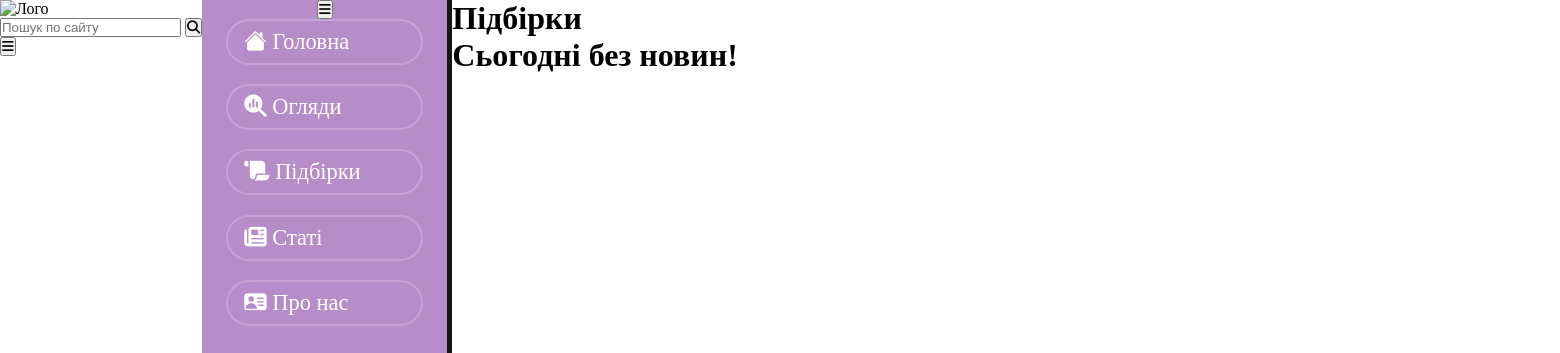
Page /selection on the earlier database version.
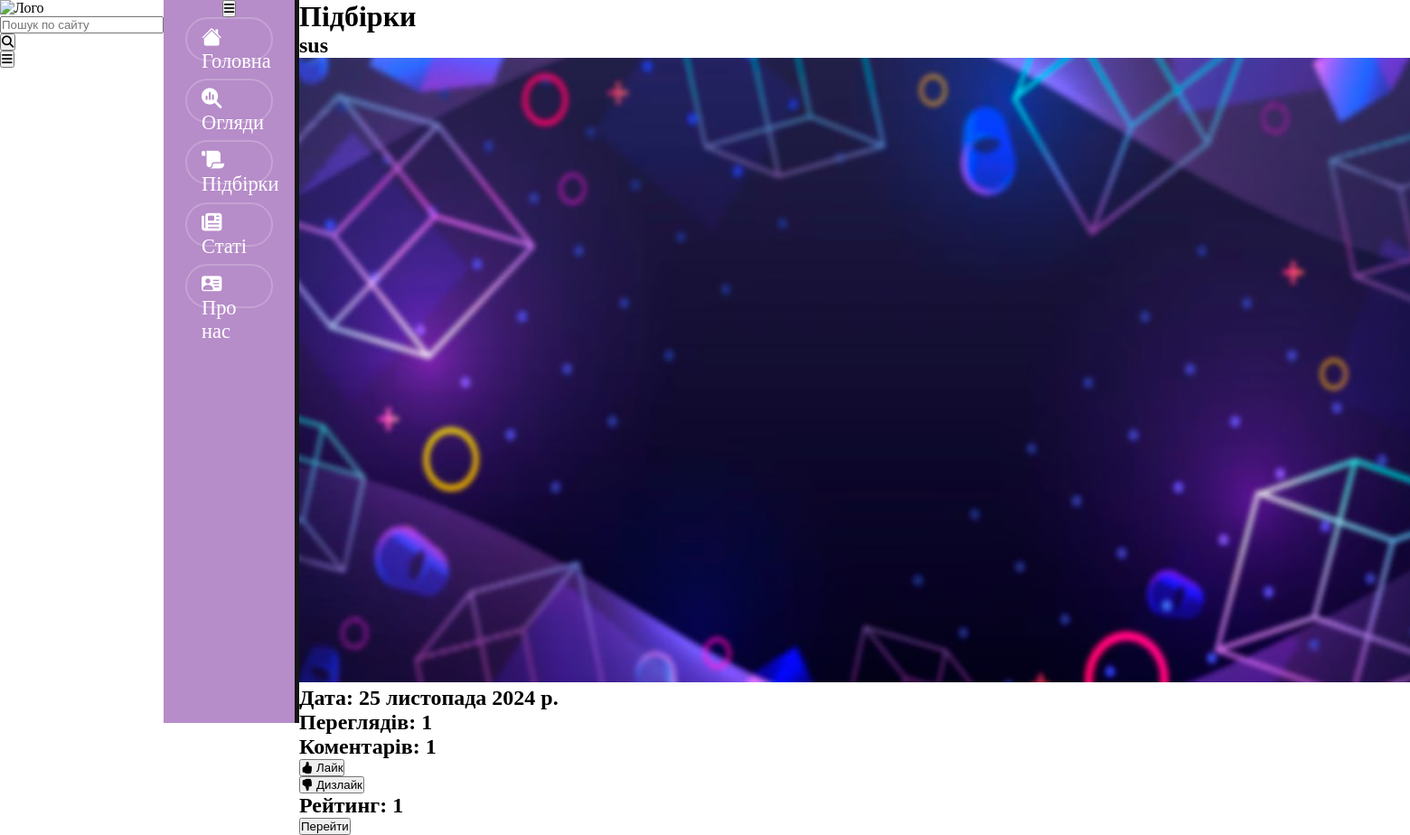
Same page on the later database version.
### news/models.py (models this page shows, shortened)
class Articles(models.Model):
    title = models.CharField("Назва", max_length= 50)
    previewimage = models.ImageField("Превью", upload_to="uploads/",height_field=None, width_field=None, max_length=50,default= "news/static/img/placeholder.png")
    articletext = CKEditor5Field('Текст Статті')
    date = models.DateField('Дата публікації', auto_now_add = True)
    class ChooseType(models.TextChoices): # вибір типу новини
        NEWS = 'огляд', 'огляд' # я хз нафіга два рази якщо чесно але так треба
        SELECTIONS = 'підбірка', 'підбірка'
        ARTICLE = 'стаття', 'стаття'
    articletype = models.CharField('Тип новини',choices = ChooseType.choices,default = ChooseType.ARTICLE, max_length= 20)
    class Meta:
        verbose_name = 'Новина'
        verbose_name_plural = 'Новини'
    def getviews(self):
        return self.interactions.count()
    def getlikes(self):
        return self.interactions.filter(is_like=True).count()
    def getdislikes(self):
        return self.interactions.filter(is_like=False).count()
    def getrating(self):
        return self.getlikes() - self.getdislikes()
    def getcommentsamount(self):
        return self.comments.count()

### main/views.py (the view)
# urls.py: path('selection', views.selection, name='selection'),
def selection(request):
    news = Articles.objects.filter(articletype='підбірка').order_by('date')
    return render(request,'main/selection.html', {'news': news})

### main/templates/main/selection.html (shortened to what this page needs)
{% extends 'main/shablon.html' %}
{% block content %}
<h1>Підбірки</h1>
<div class = "allarticles">
    {% if news %}
        {% for new in news %}
            <div class="articleview">
                <h2>{{ new.title }}</h2>
                <img class="image" src={{ new.previewimage.url }}>
                <h2>Дата: {{ new.date }}</h2>
                <h2>Переглядів: {{ new.getviews }}</h2>
                <h2>Коментарів: {{ new.getcommentsamount }}</h2>
                <div class="like-dislike-buttons">
                    <form method="post" action="{% url 'like_article' new.id %}">
                        <button type="submit" class="btn btn-like">
                            <i class="bi bi-hand-thumbs-up-fill"></i> Лайк
                        </button>
                    </form>
                    <form method="post" action="{% url 'dislike_article' new.id %}">
                        <button type="submit" class="btn btn-dislike">
                            <i class="bi bi-hand-thumbs-down-fill"></i> Дизлайк
                        </button>
                    </form>
                </div>
                <h2 class="rating">Рейтинг: {{ new.getrating }}</h2>
                <form method="post" action="{% url 'articlewindow' new.id %}">
                    <button type="submit" class="link">Перейти</button>
                </form>
            </div>
        {% endfor %}
    {% else %}
        <h1>Сьогодні без новин!</h1>
    {% endif %}
    </div>
{% endblock %}

Differences in the rows shown:
added Articles: title "sus", previewimage (picture), date "25 листопада 2024 р.", getviews "1", getcommentsamount "1", getrating "1"
Other differences:
text no longer shown: "Сьогодні без новин!"
